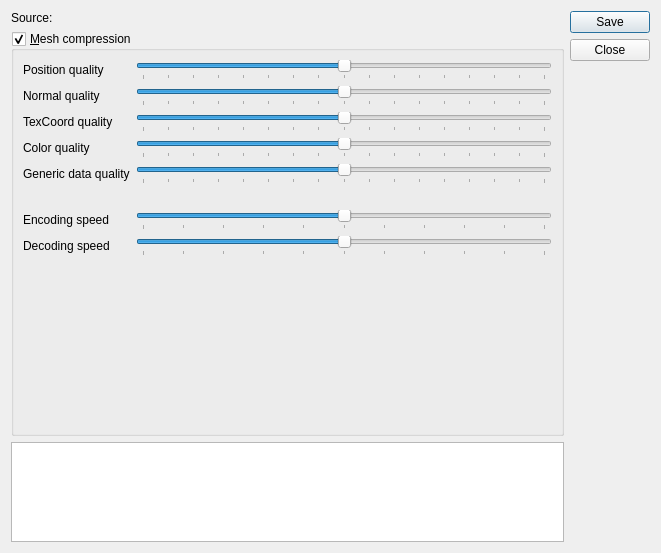
<?xml version="1.0" encoding="UTF-8"?>
<ui version="4.0">
 <class>ExportDialog</class>
 <widget class="QDialog" name="ExportDialog">
  <property name="geometry">
   <rect>
    <x>0</x>
    <y>0</y>
    <width>661</width>
    <height>553</height>
   </rect>
  </property>
  <property name="windowTitle">
   <string>Export</string>
  </property>
  <layout class="QGridLayout" name="gridLayout">
   <item row="0" column="0">
    <widget class="QLabel" name="sourceLabel">
     <property name="sizePolicy">
      <sizepolicy hsizetype="Preferred" vsizetype="Maximum">
       <horstretch>0</horstretch>
       <verstretch>0</verstretch>
      </sizepolicy>
     </property>
     <property name="text">
      <string>Source: </string>
     </property>
    </widget>
   </item>
   <item row="2" column="0">
    <widget class="QPlainTextEdit" name="errorLog">
     <property name="maximumSize">
      <size>
       <width>16777215</width>
       <height>100</height>
      </size>
     </property>
     <property name="baseSize">
      <size>
       <width>0</width>
       <height>0</height>
      </size>
     </property>
     <property name="readOnly">
      <bool>true</bool>
     </property>
    </widget>
   </item>
   <item row="0" column="1" rowspan="2">
    <widget class="QDialogButtonBox" name="buttonBox">
     <property name="orientation">
      <enum>Qt::Vertical</enum>
     </property>
     <property name="standardButtons">
      <set>QDialogButtonBox::Close|QDialogButtonBox::Save</set>
     </property>
    </widget>
   </item>
   <item row="1" column="0">
    <widget class="QGroupBox" name="meshCompression">
     <property name="title">
      <string>&amp;Mesh compression</string>
     </property>
     <property name="flat">
      <bool>false</bool>
     </property>
     <property name="checkable">
      <bool>true</bool>
     </property>
     <layout class="QGridLayout" name="gridLayout_2" rowstretch="0,0,0,0,0,0,0,0,0">
      <item row="7" column="0">
       <widget class="QLabel" name="decodeSpeedLabel">
        <property name="toolTip">
         <string>Higher means faster decompression at the cost of a less compressed asset.</string>
        </property>
        <property name="whatsThis">
         <string/>
        </property>
        <property name="text">
         <string>Decoding speed</string>
        </property>
       </widget>
      </item>
      <item row="4" column="0">
       <widget class="QLabel" name="genericQuantizationLabel">
        <property name="toolTip">
         <string>Quantization of every other data present in the asset (joints, etc.)</string>
        </property>
        <property name="whatsThis">
         <string/>
        </property>
        <property name="text">
         <string>Generic data quality</string>
        </property>
       </widget>
      </item>
      <item row="4" column="1">
       <widget class="QSlider" name="genericQuantizationSlider">
        <property name="sizePolicy">
         <sizepolicy hsizetype="MinimumExpanding" vsizetype="Fixed">
          <horstretch>0</horstretch>
          <verstretch>0</verstretch>
         </sizepolicy>
        </property>
        <property name="toolTip">
         <string>Quantization of every other data present in the asset (joints, etc.)</string>
        </property>
        <property name="minimum">
         <number>0</number>
        </property>
        <property name="maximum">
         <number>16</number>
        </property>
        <property name="value">
         <number>8</number>
        </property>
        <property name="orientation">
         <enum>Qt::Horizontal</enum>
        </property>
        <property name="invertedAppearance">
         <bool>false</bool>
        </property>
        <property name="invertedControls">
         <bool>false</bool>
        </property>
        <property name="tickPosition">
         <enum>QSlider::TicksBelow</enum>
        </property>
       </widget>
      </item>
      <item row="0" column="1">
       <widget class="QSlider" name="positionQuantizationSlider">
        <property name="sizePolicy">
         <sizepolicy hsizetype="MinimumExpanding" vsizetype="Fixed">
          <horstretch>0</horstretch>
          <verstretch>0</verstretch>
         </sizepolicy>
        </property>
        <property name="toolTip">
         <string>Quantization of the vertex position information.</string>
        </property>
        <property name="minimum">
         <number>0</number>
        </property>
        <property name="maximum">
         <number>16</number>
        </property>
        <property name="value">
         <number>8</number>
        </property>
        <property name="orientation">
         <enum>Qt::Horizontal</enum>
        </property>
        <property name="invertedAppearance">
         <bool>false</bool>
        </property>
        <property name="invertedControls">
         <bool>false</bool>
        </property>
        <property name="tickPosition">
         <enum>QSlider::TicksBelow</enum>
        </property>
       </widget>
      </item>
      <item row="6" column="0">
       <widget class="QLabel" name="encodeSpeedLabel">
        <property name="toolTip">
         <string>Higher means faster but less effective compression.</string>
        </property>
        <property name="whatsThis">
         <string/>
        </property>
        <property name="text">
         <string>Encoding speed</string>
        </property>
       </widget>
      </item>
      <item row="3" column="0">
       <widget class="QLabel" name="colorQuantizationLabel">
        <property name="whatsThis">
         <string>Quantization of the color data.</string>
        </property>
        <property name="text">
         <string>Color quality</string>
        </property>
       </widget>
      </item>
      <item row="6" column="1">
       <widget class="QSlider" name="encodeSpeedSlider">
        <property name="sizePolicy">
         <sizepolicy hsizetype="MinimumExpanding" vsizetype="Fixed">
          <horstretch>0</horstretch>
          <verstretch>0</verstretch>
         </sizepolicy>
        </property>
        <property name="toolTip">
         <string>Higher means faster but less effective compression.</string>
        </property>
        <property name="maximum">
         <number>10</number>
        </property>
        <property name="value">
         <number>5</number>
        </property>
        <property name="orientation">
         <enum>Qt::Horizontal</enum>
        </property>
        <property name="tickPosition">
         <enum>QSlider::TicksBelow</enum>
        </property>
       </widget>
      </item>
      <item row="8" column="1">
       <spacer name="verticalSpacer">
        <property name="orientation">
         <enum>Qt::Vertical</enum>
        </property>
        <property name="sizeHint" stdset="0">
         <size>
          <width>20</width>
          <height>40</height>
         </size>
        </property>
       </spacer>
      </item>
      <item row="2" column="0">
       <widget class="QLabel" name="textureQuantizationLabel">
        <property name="toolTip">
         <string>Quantization of the texture coordinates information.</string>
        </property>
        <property name="whatsThis">
         <string/>
        </property>
        <property name="text">
         <string>TexCoord quality</string>
        </property>
       </widget>
      </item>
      <item row="2" column="1">
       <widget class="QSlider" name="textureQuantizationSlider">
        <property name="sizePolicy">
         <sizepolicy hsizetype="MinimumExpanding" vsizetype="Fixed">
          <horstretch>0</horstretch>
          <verstretch>0</verstretch>
         </sizepolicy>
        </property>
        <property name="toolTip">
         <string>Quantization of the texture coordinates information.</string>
        </property>
        <property name="minimum">
         <number>0</number>
        </property>
        <property name="maximum">
         <number>16</number>
        </property>
        <property name="value">
         <number>8</number>
        </property>
        <property name="orientation">
         <enum>Qt::Horizontal</enum>
        </property>
        <property name="invertedAppearance">
         <bool>false</bool>
        </property>
        <property name="invertedControls">
         <bool>false</bool>
        </property>
        <property name="tickPosition">
         <enum>QSlider::TicksBelow</enum>
        </property>
       </widget>
      </item>
      <item row="3" column="1">
       <widget class="QSlider" name="colorQuantizationSlider">
        <property name="sizePolicy">
         <sizepolicy hsizetype="MinimumExpanding" vsizetype="Fixed">
          <horstretch>0</horstretch>
          <verstretch>0</verstretch>
         </sizepolicy>
        </property>
        <property name="minimum">
         <number>0</number>
        </property>
        <property name="maximum">
         <number>16</number>
        </property>
        <property name="value">
         <number>8</number>
        </property>
        <property name="orientation">
         <enum>Qt::Horizontal</enum>
        </property>
        <property name="invertedAppearance">
         <bool>false</bool>
        </property>
        <property name="invertedControls">
         <bool>false</bool>
        </property>
        <property name="tickPosition">
         <enum>QSlider::TicksBelow</enum>
        </property>
       </widget>
      </item>
      <item row="0" column="0">
       <widget class="QLabel" name="positionQuantizationLabel">
        <property name="toolTip">
         <string>Quantization of the vertex position information.</string>
        </property>
        <property name="whatsThis">
         <string/>
        </property>
        <property name="text">
         <string>Position quality</string>
        </property>
       </widget>
      </item>
      <item row="1" column="1">
       <widget class="QSlider" name="normalQuantizationSlider">
        <property name="sizePolicy">
         <sizepolicy hsizetype="MinimumExpanding" vsizetype="Fixed">
          <horstretch>0</horstretch>
          <verstretch>0</verstretch>
         </sizepolicy>
        </property>
        <property name="toolTip">
         <string>Quantization of the vertex normals information.</string>
        </property>
        <property name="minimum">
         <number>0</number>
        </property>
        <property name="maximum">
         <number>16</number>
        </property>
        <property name="value">
         <number>8</number>
        </property>
        <property name="orientation">
         <enum>Qt::Horizontal</enum>
        </property>
        <property name="invertedAppearance">
         <bool>false</bool>
        </property>
        <property name="invertedControls">
         <bool>false</bool>
        </property>
        <property name="tickPosition">
         <enum>QSlider::TicksBelow</enum>
        </property>
       </widget>
      </item>
      <item row="1" column="0">
       <widget class="QLabel" name="normalQuantizationLabel">
        <property name="toolTip">
         <string>Quantization of the vertex normals information.</string>
        </property>
        <property name="whatsThis">
         <string/>
        </property>
        <property name="text">
         <string>Normal quality</string>
        </property>
       </widget>
      </item>
      <item row="7" column="1">
       <widget class="QSlider" name="decodeSpeedSlider">
        <property name="sizePolicy">
         <sizepolicy hsizetype="MinimumExpanding" vsizetype="Fixed">
          <horstretch>0</horstretch>
          <verstretch>0</verstretch>
         </sizepolicy>
        </property>
        <property name="toolTip">
         <string>Higher means faster decompression at the cost of a less compressed asset.</string>
        </property>
        <property name="maximum">
         <number>10</number>
        </property>
        <property name="value">
         <number>5</number>
        </property>
        <property name="orientation">
         <enum>Qt::Horizontal</enum>
        </property>
        <property name="tickPosition">
         <enum>QSlider::TicksBelow</enum>
        </property>
       </widget>
      </item>
      <item row="5" column="0">
       <widget class="QLabel" name="emptyRow">
        <property name="text">
         <string/>
        </property>
       </widget>
      </item>
     </layout>
    </widget>
   </item>
  </layout>
 </widget>
 <resources/>
 <connections>
  <connection>
   <sender>buttonBox</sender>
   <signal>rejected()</signal>
   <receiver>ExportDialog</receiver>
   <slot>reject()</slot>
   <hints>
    <hint type="sourcelabel">
     <x>651</x>
     <y>269</y>
    </hint>
    <hint type="destinationlabel">
     <x>286</x>
     <y>274</y>
    </hint>
   </hints>
  </connection>
 </connections>
</ui>
